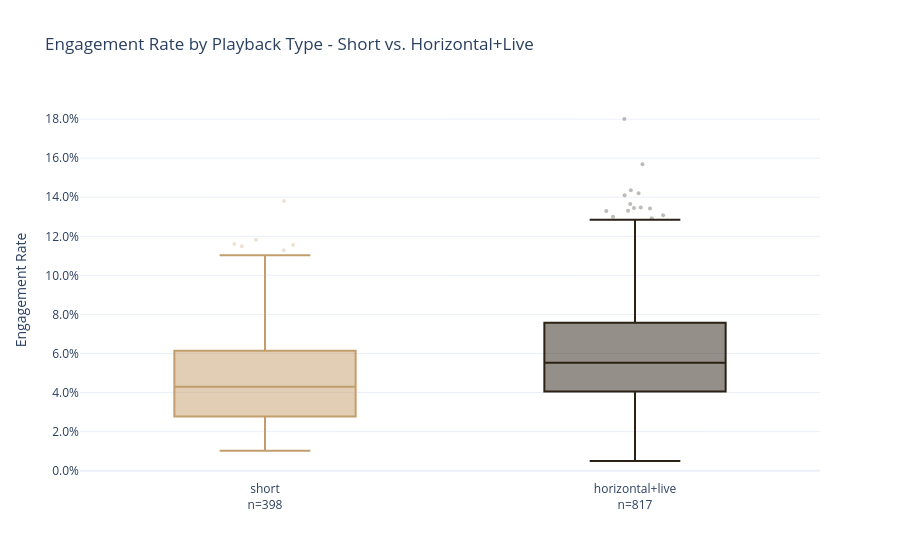

The cell this chart's notebook holds for it:
### Code cell
order = ['short', 'horizontal+live']
n = df['playback_type'].value_counts()

fig = px.box(
    df, x='playback_type', y='engagement_rate',
    color='playback_type',
    category_orders={'playback_type': order},
    title='Engagement Rate by Playback Type - Short vs. Horizontal+Live',
    labels={'playback_type': '', 'engagement_rate': 'Engagement Rate'},
)

fig.update_traces(marker=dict(opacity=0.3, size=4), jitter=0.4)

fig.update_layout(showlegend=False)

fig.update_xaxes(
    tickvals=order,
    ticktext=[f'{f}<br>n={n[f]}' for f in order])

fig.update_yaxes(tickformat='.1%')

fig.show()

### Figure 1 — Plotly figure (JSON) as saved in the notebook; plotly's stock layout.template omitted (floating-point values rounded to 4 significant figures; data arrays with more than 128 entries replaced by an {"elided": "..."} marker saying what was removed)
{"data": [{"alignmentgroup": "True", "hovertemplate": "=%{x}<br>Engagement Rate=%{y}<extra></extra>", "jitter": 0.4, "legendgroup": "short", "marker": {"color": "#C39E6D", "opacity": 0.3, "size": 4}, "name": "short", "notched": false, "offsetgroup": "short", "orientation": "v", "showlegend": true, "type": "box", "x": {"elided": "398 str values"}, "x0": " ", "xaxis": "x", "y": {"elided": "398 float values"}, "y0": " ", "yaxis": "y"}, {"alignmentgroup": "True", "hovertemplate": "=%{x}<br>Engagement Rate=%{y}<extra></extra>", "jitter": 0.4, "legendgroup": "horizontal+live", "marker": {"color": "#2B2114", "opacity": 0.3, "size": 4}, "name": "horizontal+live", "notched": false, "offsetgroup": "horizontal+live", "orientation": "v", "showlegend": true, "type": "box", "x": {"elided": "817 str values"}, "x0": " ", "xaxis": "x", "y": {"elided": "817 float values"}, "y0": " ", "yaxis": "y"}], "layout": {"boxmode": "overlay", "legend": {"title": {"text": ""}, "tracegroupgap": 0}, "showlegend": false, "title": {"text": "Engagement Rate by Playback Type - Short vs. Horizontal+Live"}, "xaxis": {"anchor": "y", "categoryarray": ["short", "horizontal+live"], "categoryorder": "array", "domain": [0, 1], "ticktext": ["short<br>n=398", "horizontal+live<br>n=817"], "tickvals": ["short", "horizontal+live"], "title": {"text": ""}}, "yaxis": {"anchor": "x", "domain": [0, 1], "tickformat": ".1%", "title": {"text": "Engagement Rate"}}}}
